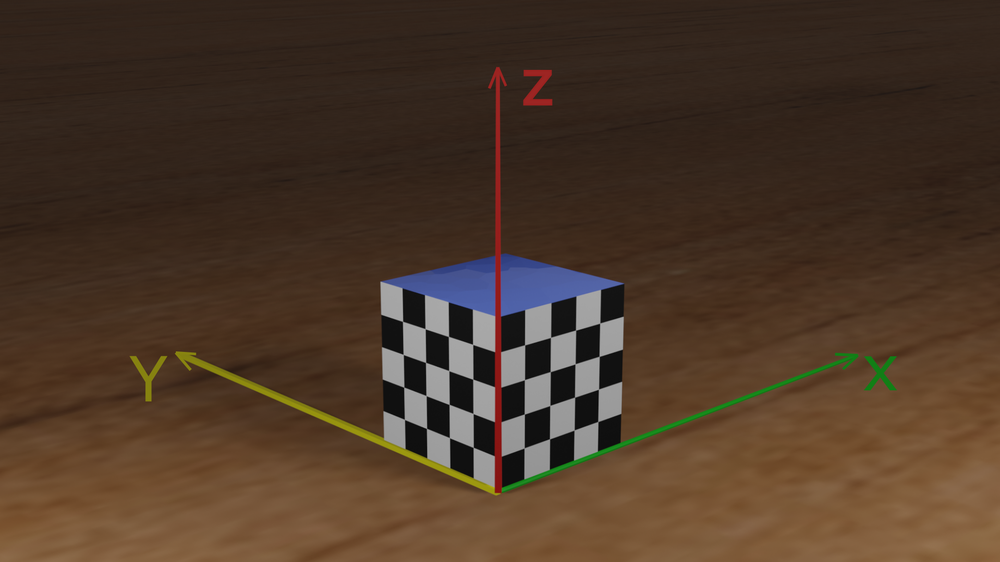
#> input picture checkboard.png, 1000 x 562 px, shrunk from 2002 x 1126 before the run
$ python Project1_task2.py
#> lines starting #> are read from the running program, lines starting #| are printed output that depends on the picture; long printed decimals are rounded
###############
##Design the function "calibrate" to  return
# (1) intrinsic_params: should be a list with four elements: [f_x, f_y, o_x, o_y], where f_x and f_y is focal length, o_x and o_y is offset;
# (2) is_constant: should be bool data type. False if the intrinsic parameters differed from world coordinates.
#                                            True if the intrinsic parameters are invariable.
#It is ok to add other functions if you need
###############
import numpy as np
from cv2 import imread, cvtColor, COLOR_BGR2GRAY, TERM_CRITERIA_EPS, TERM_CRITERIA_MAX_ITER,findChessboardCorners, cornerSubPix, drawChessboardCorners

def calibrate(imgname):

#> called with imgname = 'checkboard.png'
    criteria = (TERM_CRITERIA_EPS + TERM_CRITERIA_MAX_ITER, 30, 0.001)
    #Capturing image and converting to grayscale
    img = imread(imgname)
#> img is the input picture: shape (562, 1000, 3); mean B, G, R 40.6, 56.2, 76.2
    gray = cvtColor(img, COLOR_BGR2GRAY)
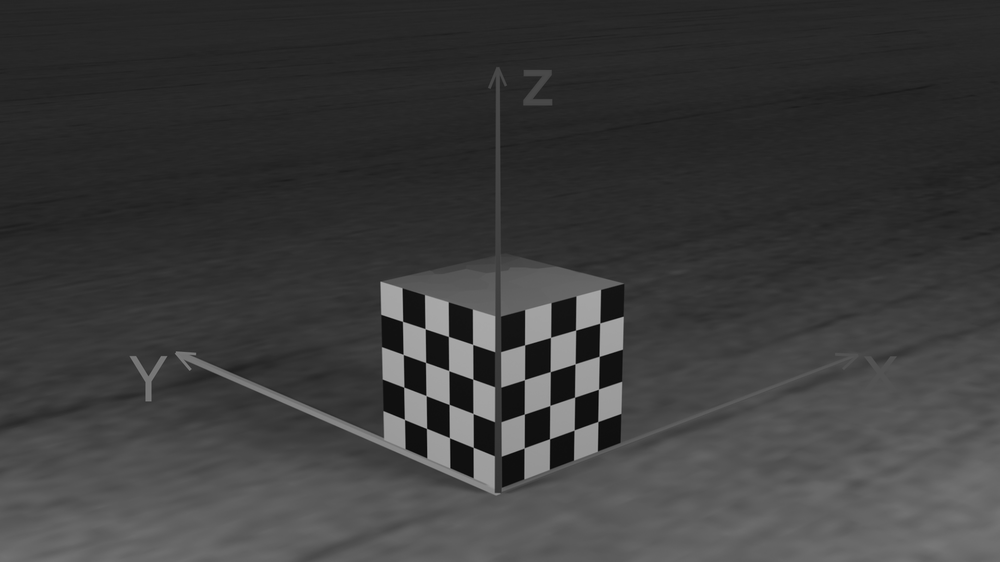
#> gray: shape (562, 1000); min 2, max 178, mean 60.4
    # Finding the chess board corners and reshaping the array/matrix
    ret, corners = findChessboardCorners(gray, (4,9), None)
#> ret = True; corners = 36 rows, first 8: [599.6, 323.3], [599, 356.5], [598.5, 389.2], [597.9, 421.5], [575.9, 330.2], [575, 363.8], [574.7, 397.2], [574, 430]
    a=[]
    b=[]
    corners = corners.reshape(36,2)
#> corners = 36 pairs, first value 402.6 to 599.6, second value 321.6 to 456

    if ret == True:
        corners2 = cornerSubPix(gray,corners, (4,9), (-1,-1), criteria)
#> corners2 = 36 pairs, first value 402.5 to 599.7, second value 321.4 to 455.8

    #Building World coordinates array and reshaping it in objpoints2

    for x in range (40,0,-10):
        for z in range (40,0,-10):
            a.append([x,0,z])

    for y in range (0,50,10):
        for z in range (40, 0, -10):
            b.append([0,y,z])

    objpoints2 = np.array((a+b))
    objpoints2 = objpoints2.reshape(36,3)

    #Building n*12 matrix for solving Ax=0, where n=72

    A = np.empty((0,12))

    for i in range (0,36):
          A = np.append(A , np.array([[objpoints2[i,0], objpoints2[i,1], objpoints2[i,2], 1,
            0, 0, 0, 0,
            -(corners[i,0]*objpoints2[i,0]), -(corners[i,0]*objpoints2[i,1]), -(corners[i,0]*objpoints2[i,2]), -(corners[i,0])],
            [0, 0, 0, 0,
            objpoints2[i,0], objpoints2[i,1], objpoints2[i,2], 1,
            -(corners[i,1]*objpoints2[i,0]), -(corners[i,1]*objpoints2[i,1]), -(corners[i,1]*objpoints2[i,2]), -(corners[i,1])]
            ] ),axis = 0)

    #Applying SVD to find
    u, s, Vt = np.linalg.svd(A)
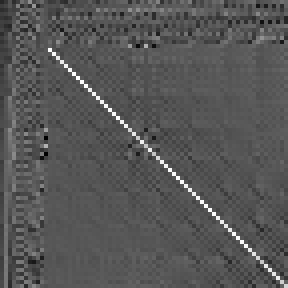
#> u: shape (72, 72) float64 (shown 4 times larger); min -0.487, max 0.943, mean -0.000681; drawn with min black and max white
#> s = [118202.5, 67959.4, 37287.4, 1307.2, 188.1, 109.9, 59.35, 10.48, 7.14, 5.19, 1.45, 0.00945]
    x1 = Vt[-1:]

    M = x1.reshape(3,4)
#> M = [[-0.00499, 0.00231, 0.000491, -0.712], [0.000231, 0.000267, 0.00531, -0.702], [-2.4e-06, -2.5e-06, 1.02e-06, -0.00143]]

    m3 = np.array(M[2,:3]).T
#> m3 = [-2.4e-06, -2.5e-06, 1.02e-06]

    #Finding lambda

    lam = 1/np.linalg.norm(m3)
#> lam = 277102.8

    M = lam * M
#> M = [[-1382.9, 639, 136, -197315.1], [64.03, 74.01, 1470.8, -194545.7], [-0.664, -0.692, 0.283, -396.7]]

    #Defining m1,m2,m3 in order to calculate f_x,f_y,o_x,o_y
    m1 = M[0,:3].T
#> m1 = [-1382.9, 639, 136]
    m2 = M[1,:3].T
#> m2 = [64.03, 74.01, 1470.8]
    m3 = M[2,:3].T
#> m3 = [-0.664, -0.692, 0.283]

    o_x = (m1.T) @ m3
#> o_x = 515.2
    o_y = (m2.T) @ m3
#> o_y = 321.8
    f_x = np.sqrt(((m1.T) @ m1) - np.square(o_x))
#> f_x = 1440
    f_y = np.sqrt(((m2.T) @ m2) - np.square(o_y))
#> f_y = 1438.5

    return [f_x, f_y, o_x, o_y], True

if __name__ == "__main__":
    intrinsic_params, is_constant = calibrate('checkboard.png')
#> intrinsic_params = [1440, 1438.5, 515.2, 321.8]; is_constant = True
    print(intrinsic_params)
#| [1440.044, 1438.513, 515.224, 321.754]
    print(is_constant)
#| True
